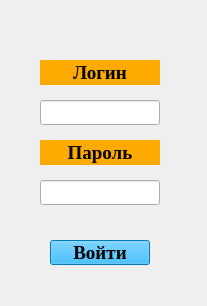
<?xml version="1.0" encoding="UTF-8"?>
<ui version="4.0">
 <class>Login_Form</class>
 <widget class="QWidget" name="Login_Form">
  <property name="geometry">
   <rect>
    <x>0</x>
    <y>0</y>
    <width>207</width>
    <height>306</height>
   </rect>
  </property>
  <property name="windowTitle">
   <string>Окно входа</string>
  </property>
  <widget class="QLabel" name="label">
   <property name="geometry">
    <rect>
     <x>40</x>
     <y>60</y>
     <width>120</width>
     <height>25</height>
    </rect>
   </property>
   <property name="font">
    <font>
     <family>Times New Roman</family>
     <pointsize>14</pointsize>
     <weight>75</weight>
     <bold>true</bold>
    </font>
   </property>
   <property name="styleSheet">
    <string notr="true">background-color: rgb(255, 170, 0);</string>
   </property>
   <property name="text">
    <string>Логин</string>
   </property>
   <property name="alignment">
    <set>Qt::AlignCenter</set>
   </property>
  </widget>
  <widget class="QLabel" name="label_2">
   <property name="geometry">
    <rect>
     <x>40</x>
     <y>140</y>
     <width>120</width>
     <height>25</height>
    </rect>
   </property>
   <property name="font">
    <font>
     <family>Times New Roman</family>
     <pointsize>14</pointsize>
     <weight>75</weight>
     <bold>true</bold>
    </font>
   </property>
   <property name="styleSheet">
    <string notr="true">background-color: rgb(255, 170, 0);</string>
   </property>
   <property name="text">
    <string>Пароль</string>
   </property>
   <property name="alignment">
    <set>Qt::AlignCenter</set>
   </property>
  </widget>
  <widget class="QLineEdit" name="login_line">
   <property name="geometry">
    <rect>
     <x>40</x>
     <y>100</y>
     <width>120</width>
     <height>25</height>
    </rect>
   </property>
   <property name="font">
    <font>
     <family>Times New Roman</family>
     <pointsize>12</pointsize>
    </font>
   </property>
  </widget>
  <widget class="QLineEdit" name="pas_line">
   <property name="geometry">
    <rect>
     <x>40</x>
     <y>180</y>
     <width>120</width>
     <height>25</height>
    </rect>
   </property>
   <property name="font">
    <font>
     <family>Times New Roman</family>
     <pointsize>12</pointsize>
    </font>
   </property>
  </widget>
  <widget class="QPushButton" name="pushButton">
   <property name="geometry">
    <rect>
     <x>50</x>
     <y>240</y>
     <width>100</width>
     <height>25</height>
    </rect>
   </property>
   <property name="font">
    <font>
     <family>Times New Roman</family>
     <pointsize>14</pointsize>
     <weight>75</weight>
     <bold>true</bold>
    </font>
   </property>
   <property name="styleSheet">
    <string notr="true">background-color: rgb(0, 170, 255);</string>
   </property>
   <property name="text">
    <string>Войти</string>
   </property>
  </widget>
 </widget>
 <resources/>
 <connections/>
</ui>
